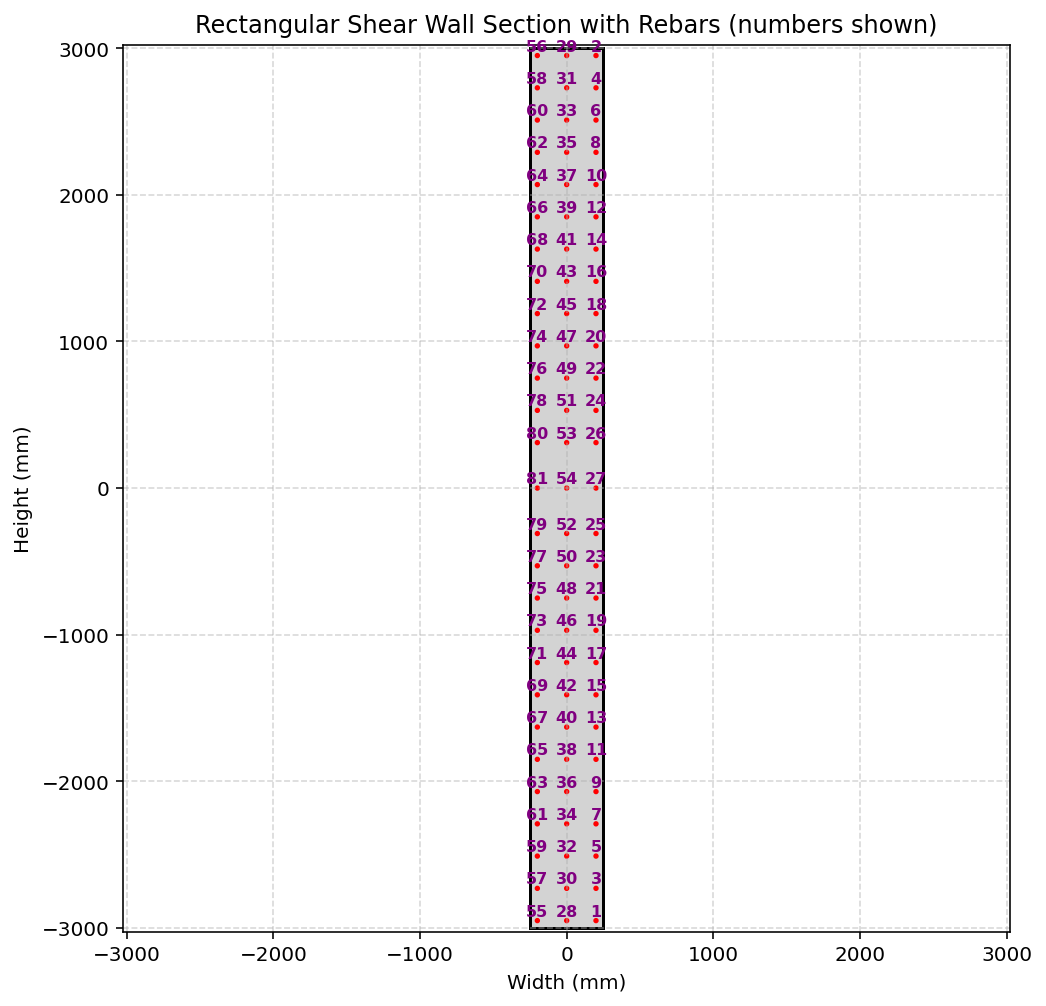

The Python source for this figure:
def CONCRETE_SHEAR_WALL_SECTION_FUN(secTag, STEEL_TYPE, fc, Kfc,
                           Bsec, Hsec, cover,
                           nFib, CONCRETE_DENSITY,
                           plot=True):
    """
    Create a rectangular confined‑concrete fiber section (OpenSees).

    Parameters
    ----------
    secTag, matTag   : int   – identifiers (only secTag is used in this routine)
    STEEL_TYPE       : str   – 'ELASTIC' or 'INELASTIC'
    fc               : float – unconfined concrete compressive strength (MPa, positive)
    Kc               : float – ratio of confined to unconfined concrete strength
    Bsec, Hsec       : float – width and height of the rectangle (mm)
    nFib             : int   – number of fibers per direction for each patch
    CONCRETE_DENSITY : float – concrete density in kg/mm³  (≈ 2.5e‑9 kg/mm³)
    cover            : float – concrete cover for rebars (mm)
    plot             : bool  – draw a sketch if True

    Returns
    -------
    AREA, ELE_MASS   : float – concrete area (mm²) and mass per unit length (kg/mm)
    
    THIS PYTHON SCRIPT WRITTEN BY SALAR DELAVAR GHASHGHAEI (QASHQAI)
    """
    import numpy as np
    import openseespy.opensees as ops
    import matplotlib.pyplot as plt
    import matplotlib.patches as patches
    
    # Define materials for nonlinear elements
    # Define parameters (units: mm, N)
    # ------------------------------------------
    # CONCRETE                  tag   f'c        ec0   f'cu        ecu
    # Cover concrete (unconfined)
    fcU = -fc                 # [N/mm²] Concrete Compressive Strength
    Ec = 4700 * np.sqrt(-fcU) # [N/mm^2] Concrete Elastic Modulus
    ec0U = 2*fcU/Ec           # [mm/mm] Concrete Compressive Strain
    fcUU = 0.2*fcU            # [N/mm²] Concrete Compressive Ultimate Strength
    ecuU = 5*ec0U             # [mm/mm] Concrete Compressive Ultimate Strain
    LambdaU = 0.1;	          # ratio between unloading slope    
    # Core concrete (confined)
    #Kfc = 1.3;			      # ratio of confined to unconfined concrete strength
    fcC = Kfc*fcU             # [N/mm²] Concrete Compressive Strength
    Ec = 4700 * np.sqrt(-fcC) # [N/mm^2] Concrete Elastic Modulus
    ec0C = 2*fcC/Ec           # [mm/mm] Concrete Compressive Strain
    fcUC = 0.65*fcC           # [N/mm²] Concrete Compressive Ultimate Strength
    ecuC = 15*ec0C            # [mm/mm] Concrete Compressive Ultimate Strain
    LambdaC = 0.1;	          # ratio between unloading slope
    # tensile-strength properties
    ftC = 0.7 * np.sqrt(-fcC)  # [N/mm²] tensile strength +tension
    ftU = 0.7 * np.sqrt(-fcU)  # [N/mm²] tensile strength +tension
    EtsC = ftC/np.abs(ec0C)    # [N/mm²] tension softening stiffness
    EtsU = ftU/np.abs(ec0U)	   # [N/mm²] tension softening stiffness
    
    # STEEL
    # Reinforcing steel
    fy = 400          # [N/mm²] Steel Rebar Yield Strength   
    Es = 2e5          # [N/mm²] Modulus of Elasticity
    ey = fy/Es        # [mm/mm] Steel Rebar Yield Strain
    fu = 1.1818*fy    # [N/mm²] Steel Rebar Ultimate Strength
    esu = 0.09        # [mm/mm] Steel Rebar Ultimate Strain
    Esh = (fu - fy)/(esu - ey)
    Bs = Esh / Es
    
    import openseespy.opensees as ops
    
    coreTag, coverTag, steelTag = secTag + 100, secTag + 200, secTag + 300
    if STEEL_TYPE == 'ELASTIC':
        #ops.uniaxialMaterial('Steel01', steelTag, fy, Es, Bs) 
        ops.uniaxialMaterial('Elastic', steelTag, Es)
    if STEEL_TYPE == 'INELASTIC':   
        pinchX = 0.8   # Pinching factor in X direction
        pinchY = 0.5   # Pinching factor in Y direction
        damage1 = 0.0  # Damage due to ductility
        damage2 = 0.0  # Damage due to energy
        beta = 0.1     # Stiffness degradation parameter
        ops.uniaxialMaterial('Hysteretic', steelTag, fy, ey, fu, esu, 0.2*fu, 1.1*esu, -fy, -ey, -fu, -esu, -0.2*fu, -1.1*esu, pinchX, pinchY, damage1, damage2, beta)
        # INFO LINK: https://opensees.berkeley.edu/wiki/index.php/Hysteretic_Material
        
    #ops.uniaxialMaterial('Concrete01', coreTag, fcC, ec0C, fcUC, ecuC)  # Core concrete (confined)
    #ops.uniaxialMaterial('Concrete01', coverTag, fcU, ec0U, fcUU, ecuU) # Cover concrete (unconfined)
    ops.uniaxialMaterial('Concrete02', coreTag, fcC, ec0C, fcUC, ecuC, LambdaC, ftC, EtsC) # build core concrete (confined)
    ops.uniaxialMaterial('Concrete02', coverTag, fcU, ec0U, fcUU, ecuU, LambdaU, ftU, EtsU) # build cover concrete (unconfined)

    # -------------------- Section area -------------------------
    AREA = Bsec * Hsec
    print(f"Total Section Area = {AREA:.2f} mm²")

    # -------------------- Fiber section -------------------------
    ops.section('Fiber', secTag)
    nFibZ = 10
    def add_rect(mat, y_bot, y_top, x_left, x_right):
        ops.patch('rect', mat, nFibZ, nFib,
                  x_left, y_bot, x_right, y_top)

    # Concrete patch – whole rectangle (cover concrete)
    add_rect(coverTag,
             -Hsec/2,        # y‑bottom
              Hsec/2,        # y‑top
             -Bsec/2,        # x‑left
              Bsec/2)        # x‑right

    # -------------------- Rebars -------------------------------
    #   (diameter [mm], y‑coord [mm], x‑coord [mm])
    #   The coordinates below are the *centre* of each bar.
    #   You can modify them or the cover value as needed.
    REBAR_DIA = 16.0 # [mm] Rebar Diameter
    DIST = 220.0     # [mm] Rebar Distance
    rebars = [
        (REBAR_DIA, -Hsec/2 + cover,  Bsec/2 - cover),           # 1
        (REBAR_DIA,  Hsec/2 - cover,  Bsec/2 - cover),           # 2
        (REBAR_DIA, -Hsec/2 + cover + 1*DIST,  Bsec/2 - cover),   # 3
        (REBAR_DIA,  Hsec/2 - cover - 1*DIST,  Bsec/2 - cover),   # 4
        (REBAR_DIA, -Hsec/2 + cover + 2*DIST,  Bsec/2 - cover),   # 5
        (REBAR_DIA,  Hsec/2 - cover - 2*DIST,  Bsec/2 - cover),   # 6
        (REBAR_DIA, -Hsec/2 + cover + 3*DIST,  Bsec/2 - cover),   # 7
        (REBAR_DIA,  Hsec/2 - cover - 3*DIST,  Bsec/2 - cover),   # 8
        (REBAR_DIA, -Hsec/2 + cover + 4*DIST,  Bsec/2 - cover),   # 9
        (REBAR_DIA,  Hsec/2 - cover - 4*DIST,  Bsec/2 - cover),   # 10
        (REBAR_DIA, -Hsec/2 + cover + 5*DIST,  Bsec/2 - cover),   # 11
        (REBAR_DIA,  Hsec/2 - cover - 5*DIST,  Bsec/2 - cover),   # 12
        (REBAR_DIA, -Hsec/2 + cover + 6*DIST,  Bsec/2 - cover),   # 13
        (REBAR_DIA,  Hsec/2 - cover - 6*DIST,  Bsec/2 - cover),   # 14
        (REBAR_DIA, -Hsec/2 + cover + 7*DIST,  Bsec/2 - cover),   # 15
        (REBAR_DIA,  Hsec/2 - cover - 7*DIST,  Bsec/2 - cover),   # 16
        (REBAR_DIA, -Hsec/2 + cover + 8*DIST,  Bsec/2 - cover),   # 17
        (REBAR_DIA,  Hsec/2 - cover - 8*DIST,  Bsec/2 - cover),   # 18
        (REBAR_DIA, -Hsec/2 + cover + 9*DIST,  Bsec/2 - cover),   # 19
        (REBAR_DIA,  Hsec/2 - cover - 9*DIST,  Bsec/2 - cover),   # 20
        (REBAR_DIA, -Hsec/2 + cover + 10*DIST,  Bsec/2 - cover),   # 21
        (REBAR_DIA,  Hsec/2 - cover - 10*DIST,  Bsec/2 - cover),   # 22
        (REBAR_DIA, -Hsec/2 + cover + 11*DIST,  Bsec/2 - cover),   # 23
        (REBAR_DIA,  Hsec/2 - cover - 11*DIST,  Bsec/2 - cover),   # 24
        (REBAR_DIA, -Hsec/2 + cover + 12*DIST,  Bsec/2 - cover),   # 25
        (REBAR_DIA,  Hsec/2 - cover - 12*DIST,  Bsec/2 - cover),   # 26
        (REBAR_DIA,  0.0,  Bsec/2 - cover),                       # 27 - x=0.0
        
        (REBAR_DIA, -Hsec/2 + cover, 0.0),           # 28
        (REBAR_DIA,  Hsec/2 - cover, 0.0),           # 29
        (REBAR_DIA, -Hsec/2 + cover + 1*DIST, 0.0),   # 30
        (REBAR_DIA,  Hsec/2 - cover - 1*DIST, 0.0),   # 31
        (REBAR_DIA, -Hsec/2 + cover + 2*DIST, 0.0),   # 32
        (REBAR_DIA,  Hsec/2 - cover - 2*DIST, 0.0),   # 33
        (REBAR_DIA, -Hsec/2 + cover + 3*DIST, 0.0),   # 34
        (REBAR_DIA,  Hsec/2 - cover - 3*DIST, 0.0),   # 35
        (REBAR_DIA, -Hsec/2 + cover + 4*DIST, 0.0),   # 36
        (REBAR_DIA,  Hsec/2 - cover - 4*DIST, 0.0),   # 37
        (REBAR_DIA, -Hsec/2 + cover + 5*DIST, 0.0),   # 38
        (REBAR_DIA,  Hsec/2 - cover - 5*DIST, 0.0),   # 39
        (REBAR_DIA, -Hsec/2 + cover + 6*DIST, 0.0),   # 40
        (REBAR_DIA,  Hsec/2 - cover - 6*DIST, 0.0),   # 41
        (REBAR_DIA, -Hsec/2 + cover + 7*DIST, 0.0),   # 42
        (REBAR_DIA,  Hsec/2 - cover - 7*DIST, 0.0),   # 43
        (REBAR_DIA, -Hsec/2 + cover + 8*DIST, 0.0),   # 44
        (REBAR_DIA,  Hsec/2 - cover - 8*DIST, 0.0),   # 45
        (REBAR_DIA, -Hsec/2 + cover + 9*DIST, 0.0),   # 46
        (REBAR_DIA,  Hsec/2 - cover - 9*DIST, 0.0),   # 47
        (REBAR_DIA, -Hsec/2 + cover + 10*DIST, 0.0),   # 48
        (REBAR_DIA,  Hsec/2 - cover - 10*DIST, 0.0),   # 49
        (REBAR_DIA, -Hsec/2 + cover + 11*DIST, 0.0),   # 50
        (REBAR_DIA,  Hsec/2 - cover - 11*DIST, 0.0),   # 51
        (REBAR_DIA, -Hsec/2 + cover + 12*DIST, 0.0),   # 52
        (REBAR_DIA,  Hsec/2 - cover - 12*DIST, 0.0),   # 53
        (REBAR_DIA,  0.0, 0.0),                      # 54 - x=0.0        
        
        (REBAR_DIA, -Hsec/2 + cover,  -Bsec/2 + cover),           # 55
        (REBAR_DIA,    Hsec/2 - cover,  -Bsec/2 + cover),           # 56
        (REBAR_DIA,   -Hsec/2 + cover + 1*DIST,  -Bsec/2 + cover),   # 57
        (REBAR_DIA,    Hsec/2 - cover - 1*DIST,  -Bsec/2 + cover),   # 58
        (REBAR_DIA,   -Hsec/2 + cover + 2*DIST,  -Bsec/2 + cover),   # 59
        (REBAR_DIA,    Hsec/2 - cover - 2*DIST,  -Bsec/2 + cover),   # 60
        (REBAR_DIA,   -Hsec/2 + cover + 3*DIST,  -Bsec/2 + cover),   # 61
        (REBAR_DIA,    Hsec/2 - cover - 3*DIST,  -Bsec/2 + cover),   # 62
        (REBAR_DIA,   -Hsec/2 + cover + 4*DIST,  -Bsec/2 + cover),   # 63
        (REBAR_DIA,    Hsec/2 - cover - 4*DIST,  -Bsec/2 + cover),   # 64
        (REBAR_DIA,   -Hsec/2 + cover + 5*DIST,  -Bsec/2 + cover),   # 65
        (REBAR_DIA,    Hsec/2 - cover - 5*DIST,  -Bsec/2 + cover),   # 66
        (REBAR_DIA,   -Hsec/2 + cover + 6*DIST,  -Bsec/2 + cover),   # 67
        (REBAR_DIA,    Hsec/2 - cover - 6*DIST,  -Bsec/2 + cover),   # 68
        (REBAR_DIA,   -Hsec/2 + cover + 7*DIST,  -Bsec/2 + cover),   # 69
        (REBAR_DIA,    Hsec/2 - cover - 7*DIST,  -Bsec/2 + cover),   # 70
        (REBAR_DIA,   -Hsec/2 + cover + 8*DIST,  -Bsec/2 + cover),   # 71
        (REBAR_DIA,    Hsec/2 - cover - 8*DIST,  -Bsec/2 + cover),   # 72
        (REBAR_DIA,   -Hsec/2 + cover + 9*DIST,  -Bsec/2 + cover),   # 73
        (REBAR_DIA,    Hsec/2 - cover - 9*DIST,  -Bsec/2 + cover),   # 74
        (REBAR_DIA,   -Hsec/2 + cover + 10*DIST,  -Bsec/2 + cover),   # 75
        (REBAR_DIA,    Hsec/2 - cover - 10*DIST,  -Bsec/2 + cover),   # 76
        (REBAR_DIA,   -Hsec/2 + cover + 11*DIST,  -Bsec/2 + cover),   # 77
        (REBAR_DIA,    Hsec/2 - cover - 11*DIST,  -Bsec/2 + cover),   # 78
        (REBAR_DIA,   -Hsec/2 + cover + 12*DIST,  -Bsec/2 + cover),   # 79
        (REBAR_DIA,    Hsec/2 - cover - 12*DIST,  -Bsec/2 + cover),   # 80
        (REBAR_DIA,    0.0,  -Bsec/2 + cover),                      # 81 - x=0.0
    ]

    for dia, y, x in rebars:
        area = np.pi * dia**2 / 4.0            # mm²
        ops.fiber(x, y, area, steelTag)        # (area, material, x, y)

    # -------------------- Plot (optional) -----------------------
    if plot:
        fig, ax = plt.subplots(figsize=(8, 8))
        ax.set_xlabel('Width (mm)')
        ax.set_ylabel('Height (mm)')
        ax.set_title('Rectangular Shear Wall Section with Rebars (numbers shown)')
        ax.grid(True, ls='--', alpha=0.5)

        # Concrete block (light gray)
        rect = patches.Rectangle((-Bsec/2, -Hsec/2),
                                 Bsec, Hsec,
                                 linewidth=1.5,
                                 edgecolor='black',
                                 facecolor='lightgray')
        ax.add_patch(rect)

        # Rebars – red circles + numbers
        for i, (dia, y, x) in enumerate(rebars, start=1):
            circ = patches.Circle((x, y),
                                 radius=dia/2,
                                 edgecolor='red',
                                 facecolor='red',
                                 linewidth=1.5)
            ax.add_patch(circ)

            # label a little above the bar
            ax.text(x, y + dia/2 + 4,
                    f'{i}',
                    color='purple',
                    fontsize=8,
                    ha='center',
                    va='bottom',
                    fontweight='bold')

        max_dim = max(Bsec, Hsec) + 50
        ax.set_xlim(-max_dim/2, max_dim/2)
        ax.set_ylim(-max_dim/2, max_dim/2)
        ax.set_aspect('equal')
        plt.show()

    ELE_MASS = CONCRETE_DENSITY * AREA   # kg/mm
    return Hsec, ELE_MASS
